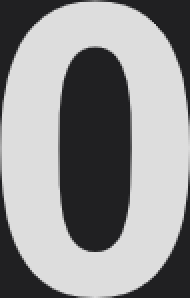
#> input picture digit_0.png, 95 x 149 px (shown 2 times larger); its folder holds only this picture in this run
$ python 'открыть_партитуру.py'
#> lines starting #> are read from the running program, lines starting #| are printed output that depends on the picture; after the words box and inside, x2 and y2 are one past the last pixel; in counts of white or black regions, pixels touching at a corner belong together
import os
import platform
import subprocess
import cv2
import numpy as np
from music21 import stream, note, chord, meter, key
from collections import OrderedDict

# словарь для перевода гитарных нот в фортепианные (16 ладов)
guitar_to_piano = {
    (1, 0): 'E4', (1, 1): 'F4', (1, 2): 'F#4', (1, 3): 'G4', (1, 4): 'G#4', (1, 5): 'A4',
    (1, 6): 'A#4', (1, 7): 'B4', (1, 8): 'C5', (1, 9): 'C#5', (1, 10): 'D5', (1, 11): 'D#5',
    (1, 12): 'E5', (1, 13): 'F5', (1, 14): 'F#5', (1, 15): 'G5', (1, 16): 'G#5',
    (2, 0): 'B3', (2, 1): 'C4', (2, 2): 'C#4', (2, 3): 'D4', (2, 4): 'D#4', (2, 5): 'E4',
    (2, 6): 'F4', (2, 7): 'F#4', (2, 8): 'G4', (2, 9): 'G#4', (2, 10): 'A4', (2, 11): 'A#4',
    (2, 12): 'B4', (2, 13): 'C5', (2, 14): 'C#5', (2, 15): 'D5', (2, 16): 'D#5',
    (3, 0): 'G3', (3, 1): 'G#3', (3, 2): 'A3', (3, 3): 'A#3', (3, 4): 'B3', (3, 5): 'C4',
    (3, 6): 'C#4', (3, 7): 'D4', (3, 8): 'D#4', (3, 9): 'E4', (3, 10): 'F4', (3, 11): 'F#4',
    (3, 12): 'G4', (3, 13): 'G#4', (3, 14): 'A4', (3, 15): 'A#4', (3, 16): 'B4',
    (4, 0): 'D3', (4, 1): 'D#3', (4, 2): 'E3', (4, 3): 'F3', (4, 4): 'F#3', (4, 5): 'G3',
    (4, 6): 'G#3', (4, 7): 'A3', (4, 8): 'A#3', (4, 9): 'B3', (4, 10): 'C4', (4, 11): 'C#4',
    (4, 12): 'D4', (4, 13): 'D#4', (4, 14): 'E4', (4, 15): 'F4', (4, 16): 'F#4',
    (5, 0): 'A2', (5, 1): 'A#2', (5, 2): 'B2', (5, 3): 'C3', (5, 4): 'C#3', (5, 5): 'D3',
    (5, 6): 'D#3', (5, 7): 'E3', (5, 8): 'F3', (5, 9): 'F#3', (5, 10): 'G3', (5, 11): 'G#3',
    (5, 12): 'A3', (5, 13): 'A#3', (5, 14): 'B3', (5, 15): 'C4', (5, 16): 'C#4',
    (6, 0): 'E2', (6, 1): 'F2', (6, 2): 'F#2', (6, 3): 'G2', (6, 4): 'G#2', (6, 5): 'A2',
    (6, 6): 'A#2', (6, 7): 'B2', (6, 8): 'C3', (6, 9): 'C#3', (6, 10): 'D3', (6, 11): 'D#3',
    (6, 12): 'E3', (6, 13): 'F3', (6, 14): 'F#3', (6, 15): 'G3', (6, 16): 'G#3'
}

def load_templates():
    """Загрузка шаблонов цифр 0-9"""
    templates = {}
    for i in range(11):
        template = cv2.imread(f'digit_{i}.png', 0)  # шаблоны цифр
        if template is not None:
            templates[str(i)] = template
    return templates

def find_digits(image_path, templates):
    """Поиск цифр на изображении"""
    img = cv2.imread(image_path)
    if img is None:
        print("Ошибка загрузки изображения")
        return None

    gray = cv2.cvtColor(img, cv2.COLOR_BGR2GRAY)
    _, binary = cv2.threshold(gray, 150, 255, cv2.THRESH_BINARY_INV)

    # находим контуры
    contours, _ = cv2.findContours(binary, cv2.RETR_EXTERNAL, cv2.CHAIN_APPROX_SIMPLE)

    digits_info = []

    for contour in contours:
        x, y, w, h = cv2.boundingRect(contour)

        # фильтрация размеров
        if w < 2 or h < 2 or w > 200 or h > 100:
            continue

        # Область с цифрой
        digit_roi = binary[y:y + h, x:x + w]

        best_match = None
        best_score = -1

        # сравниваем с каждым шаблоном
        for digit, template in templates.items():
            # масштабируем шаблон под размер найденной области
            resized_template = cv2.resize(template, (w, h))

            # равниваем с помощью корреляции
            result = cv2.matchTemplate(digit_roi, resized_template, cv2.TM_CCOEFF_NORMED)
            _, score, _, _ = cv2.minMaxLoc(result)

            if score > best_score:
                best_score = score
                best_match = digit

        # игнорируем цифру, если уверенность меньше 0.5
        if best_score < 0.2:
            continue

        # центр цифры (y + h/2)
        center_y = y + h // 2

        print(
            f"Найдена цифра: {best_match} | Позиция: ({x}, {y}) | Размер: {w}x{h} | Уверенность: {best_score:.2f} | Центр Y: {center_y}")
        cv2.rectangle(img, (x, y), (x + w, y + h), (0, 255, 0), 2)
        cv2.putText(img, best_match, (x, y - 5), cv2.FONT_HERSHEY_SIMPLEX, 0.7, (0, 0, 255), 2)

        digits_info.append({
            'digit': best_match,
            'x': x,
            'y': y,
            'w': w,
            'h': h,
            'center_y': center_y,
            'confidence': best_score
        })

    cv2.imshow('Распознанные цифры', img)
    cv2.waitKey(0)  # Не ждем закрытия окна
    return digits_info


# [157 lines left out: functions find_tab_lines, group_notes_by_x, assign_digits_to_strings, create_score, open_musicxml_file, not called in this run]

def main(image_path):
    # 1. шаблоны цифр
    templates = load_templates()

    # 2. цифры на изображении
    print("step 1: распознавание цифр...")
    digits_info = find_digits(image_path, templates)

    if not digits_info:
        print("цифры не найдены :((")
        return


    # 3. координаты струн
    print("\nstep 2: поиск струн...")
    try:
        string_y_coords = find_tab_lines(image_path)
        print("координаты струн (Y):", string_y_coords)
    except Exception as e:
        print(f"ошибка при поиске струн: {e}")
        return

    # 4. группировка цифр по X-координате для аккордов
    print("\nstep 3: группировка цифр...")
    grouped_digits = group_notes_by_x(digits_info)
    print(f"создано {len(grouped_digits)} групп (аккордов)")

    # 5. сопоставление цифры со струнами и создаем ноты/аккорды
    print("\nstep 4: сопоставление цифр и струн...")
    notes_list = assign_digits_to_strings(grouped_digits, string_y_coords)

    if not notes_list:
        print("струны не найдены")
        return

    # 6. музыкальная партитура
    print("\nstep 5: создание партитуры...")
    score = create_score(notes_list)

    # 7. итог
    output_path = 'output.mxl'
    score.write('musicxml', fp=output_path)
    print(f"\nпартитура сохранена в файл {output_path}")

    print("\nпытаюсь открыть партитуру ...")
    open_musicxml_file(output_path)

if __name__ == "__main__":
    import sys

    if len(sys.argv) > 1:
        image_path = sys.argv[1]
    else:
        image_path = input("путь к изображению табулатуры: ")
#> the answer given: digit_0.png
    main(image_path)
#> in main, `templates = load_templates()`: templates = 1 item
#> in find_digits, img is the input picture: shape (149, 95, 3); mean B, G, R 146.6, 145.8, 145.8
#> in find_digits, `_, binary = cv2.threshold(gray, 150, 255, cv2.THRESH_BINARY_INV)`:
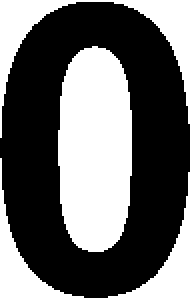
#> binary: shape (149, 95) (shown 2 times larger); 40.4% white; 4 white regions
#> in find_digits, `contours, _ = cv2.findContours(binary, cv2.RETR_EXTERNAL, cv2.CHAIN_AP..`: contours = 4 contours; box (x1, y1, x2, y2) and area: (29, 23, 66, 126) 3124, (0, 0, 95, 69) 1070, (0, 79, 42, 149) 523, (54, 86, 95, 149) 504
#> the loop in find_digits, `for contour in contours:` made 4 passes
#> (x, y, w, h) on passes 1 to 4: (54, 86, 41, 63), (0, 79, 42, 70), (29, 23, 37, 103), (0, 0, 95, 69)
#> pass 1, in find_digits, `digit_roi = binary[y:y + h, x:x + w]`:
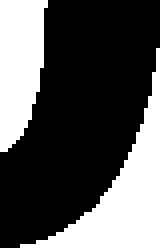
#> digit_roi: shape (63, 41) (shown 4 times larger); 36.5% white; 2 white regions, box (x1, y1, x2, y2) and area: (0, 0, 41, 63) 594, (0, 0, 12, 38) 348
#> pass 2, in find_digits, `digit_roi = binary[y:y + h, x:x + w]`:
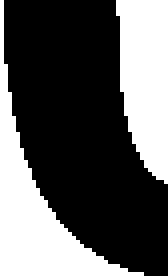
#> digit_roi: shape (70, 42) (shown 4 times larger); 37% white; 2 white regions, box (x1, y1, x2, y2) and area: (0, 0, 42, 70) 620, (29, 0, 42, 46) 468
#> after the loop in find_digits, `for contour in contours:`:
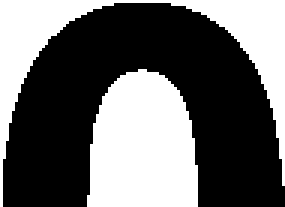
#> digit_roi: shape (69, 95) (shown 3 times larger); 40.8% white; 2 white regions, box (x1, y1, x2, y2) and area: (29, 23, 66, 69) 1408, (0, 0, 95, 69) 1266
#> after the loop in find_digits, `for contour in contours:`: digits_info = []
